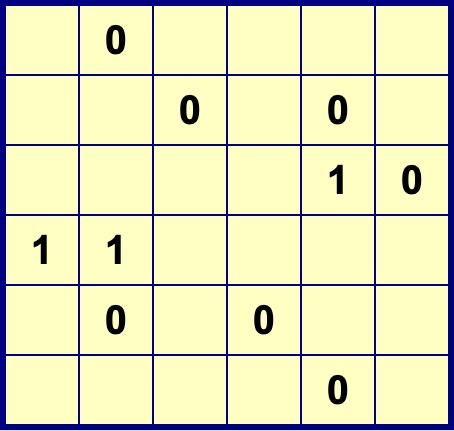
#> input picture temp/Images/Binairo_6x6.png, 454 x 431 px, found by its file name
$ python simuler_chaine_labview.py ../../Images/Binairo_4x4_Bad.png ../../Images/Binairo_6x6.png ../../Images/Binairo_6x6_rect.v2.png
#> lines starting #> are read from the running program, lines starting #| are printed output that depends on the picture; after the words box and inside, x2 and y2 are one past the last pixel; in counts of white or black regions, pixels touching at a corner belong together
# Independent emulation of the LabVIEW recipe (annexe G) + real C OCR, on the course PNGs.
import sys, os, struct, subprocess
import numpy as np
from PIL import Image
imgdir, ocr, work = sys.argv[1], sys.argv[2], sys.argv[3]
def intervals(bits):
    b=[False]+list(bits)+[False]; deb=[];fin=[]
    for i in range(len(bits)+1):
        if (not b[i]) and b[i+1]: deb.append(i)
        if b[i] and (not b[i+1]): fin.append(i)
    return deb,fin
def extent(bits):
    idx=np.flatnonzero(bits)
    return (int(idx[0]), int(idx[-1])+1) if len(idx) else None
def run(name, thr, mode='inside', th=(88,90,90)):
#> called with name = 'Binairo_6x6.png', thr = 120, mode = 'inside', th = (88, 90, 90)
    im=Image.open(os.path.join(imgdir,name)).convert('RGBA')
    bg=Image.new('RGBA',im.size,(255,255,255,255)); im=Image.alpha_composite(bg,im).convert('RGB')
#> after `bg = Image.new('RGBA', im.size, (255, 255, 255, 255))`: bg: PIL image 454x431 RGBA; every value is 255
#> in run, im is the input picture: PIL image 454x431 RGB; mean R, G, B 226, 226, 185.7
    a=np.asarray(im).astype(int); lum={"mean":a.sum(axis=2)/3,"rec601":a@np.array([0.299,0.587,0.114]),"green":a[...,1]}[KIND]
#> after `lum = {'mean': a.sum(axis=2) / 3, 'rec601': a @ np.array([0.299, 0.587`:
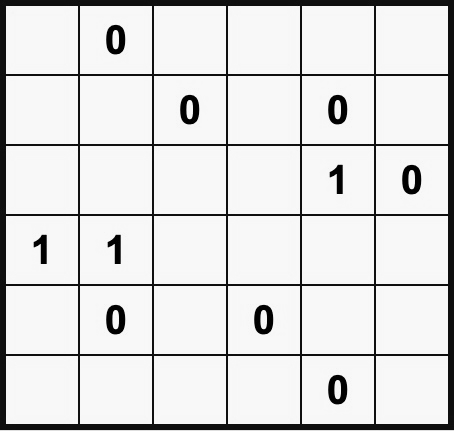
#> lum: shape (431, 454) float64; min 0, max 252, mean 221.4
    bmp=lum<thr   # True = black
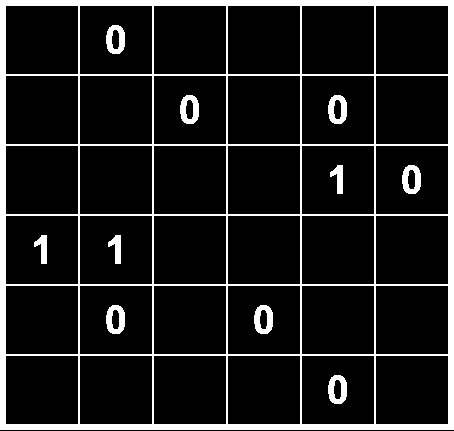
#> bmp: shape (431, 454) bool; 11.3% white; 11 white regions, largest, box (x1, y1, x2, y2) and area: (0, 0, 454, 430) 18964, (254, 305, 273, 334) 355, (106, 25, 125, 54) 354
    H,W=bmp.shape
#> H = 431; W = 454
    ey=extent(bmp.any(axis=1)); ex=extent(bmp.any(axis=0))
#> in extent, `idx=np.flatnonzero(bits)`: idx = 430 values from 0 to 429
#> after `ey = extent(bmp.any(axis=1))`: ey = (0, 430)
#> after `ex = extent(bmp.any(axis=0))`: ex = (0, 454)
    row=ey[0]+10; col=ex[0]+10
#> after `row = ey[0] + 10`: row = 10
#> after `col = ex[0] + 10`: col = 10
    dX,fX=intervals(bmp[row,:]); dY,fY=intervals(bmp[:,col])
#> in intervals, `b = [False] + list(bits) + [False]`: b = 456 items, first 6: False, True, True, True, True, True
#> after the loop in intervals, `for i in range(len(bits)+1):`: deb = [0, 78, 152, 226, 300, 374, 448]; fin = [6, 80, 154, 228, 302, 376, 454]
#> after `dX, fX = intervals(bmp[row, :])`: dX = [0, 78, 152, 226, 300, 374, 448]; fX = [6, 80, 154, 228, 302, 376, 454]
#> after `dY, fY = intervals(bmp[:, col])`: dY = [0, 74, 144, 214, 284, 354, 424]; fY = [6, 76, 146, 216, 286, 356, 430]
    ncol=(len(dX)+len(fX))//2-1; nrow=(len(dY)+len(fY))//2-1
#> after `ncol = (len(dX) + len(fX)) // 2 - 1`: ncol = 6
#> after `nrow = (len(dY) + len(fY)) // 2 - 1`: nrow = 6
    info=dict(size=(W,H),nrow=nrow,ncol=ncol,dX=dX,fX=fX,dY=dY,fY=fY)
#> info = {'size': (454, 431), 'nrow': 6, 'ncol': 6, 'dX': [0, 78, 152, 226, 300, 374, 448], 'fX': [6, 80, 154, 228, 302, 376, 454], 'dY': [0, 74, 144, 214, 284, 354, 424], 'fY': [6, 76, 146, 216, 286, 356, 430]}
    if nrow!=ncol or ncol<2 or ncol%2: return info,None,'GEOM 6103'
    M=[];dims=set();pcts=[]
    for r in range(nrow):
        line=[]
        for c in range(ncol):
            if mode=='inside': l,rr,t,b=fX[c],dX[c+1],fY[r],dY[r+1]
#> l = 6; rr = 78; t = 6; b = 74
            else: l,rr,t,b=dX[c],fX[c+1],dY[r],fY[r+1]
            cell=bmp[t:b,l:rr]; h,w=cell.shape; dims.add((h,w))
#> after `cell = bmp[t:b, l:rr]`: cell: shape (68, 72) bool; every value is 0
#> after `h, w = cell.shape`: h = 68; w = 72
            p=os.path.join(work,'Cell.bin')
            with open(p,'wb') as f: f.write(struct.pack('<II',h,w)); f.write(cell.astype(np.uint8).tobytes())
            cv=os.path.join(work,'CellValue.txt')
            if os.path.exists(cv): os.remove(cv)
#> (the run stopped early here; a loop or call above may not have finished)

$ run again, with tests/fixtures/labview/AI_gap257_invalid.png copied over temp/Images/Binairo_6x6.png
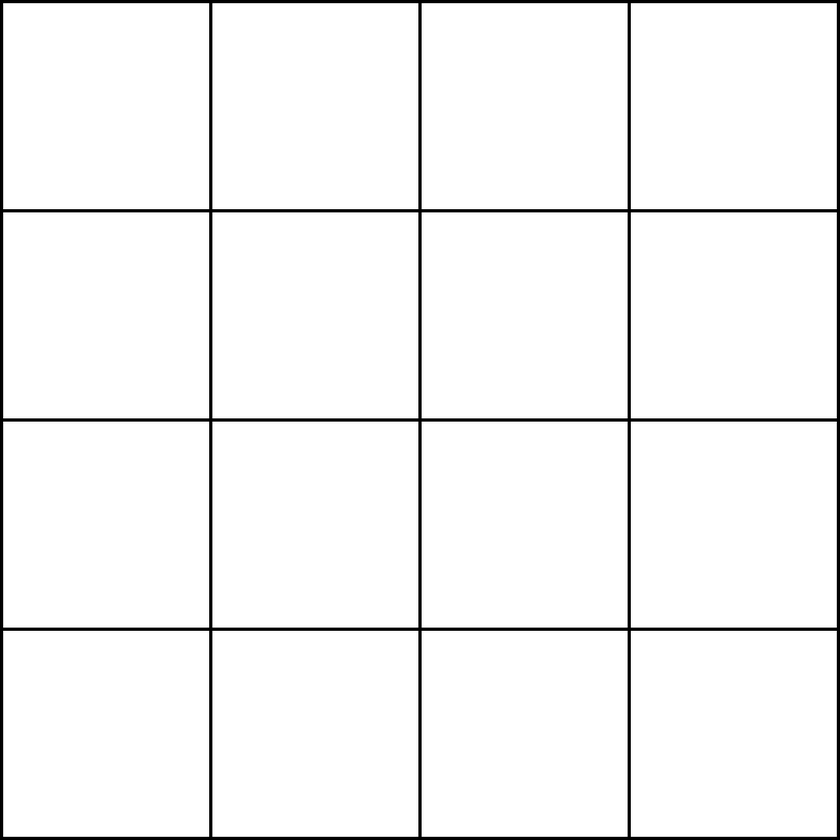
#> input picture tests/fixtures/labview/AI_gap257_invalid.png, 840 x 840 px, shrunk from 1048 x 1048 before the run, found by its file name
#> in run, im is the input picture: PIL image 840x840 RGBA; mean R, G, B, A 245.3, 245.3, 245.3, 255
#> bg: PIL image 840x840 RGBA; every value is 255
#> im: PIL image 840x840 RGB
#> in run, `a = np.asarray(im).astype(int)`:
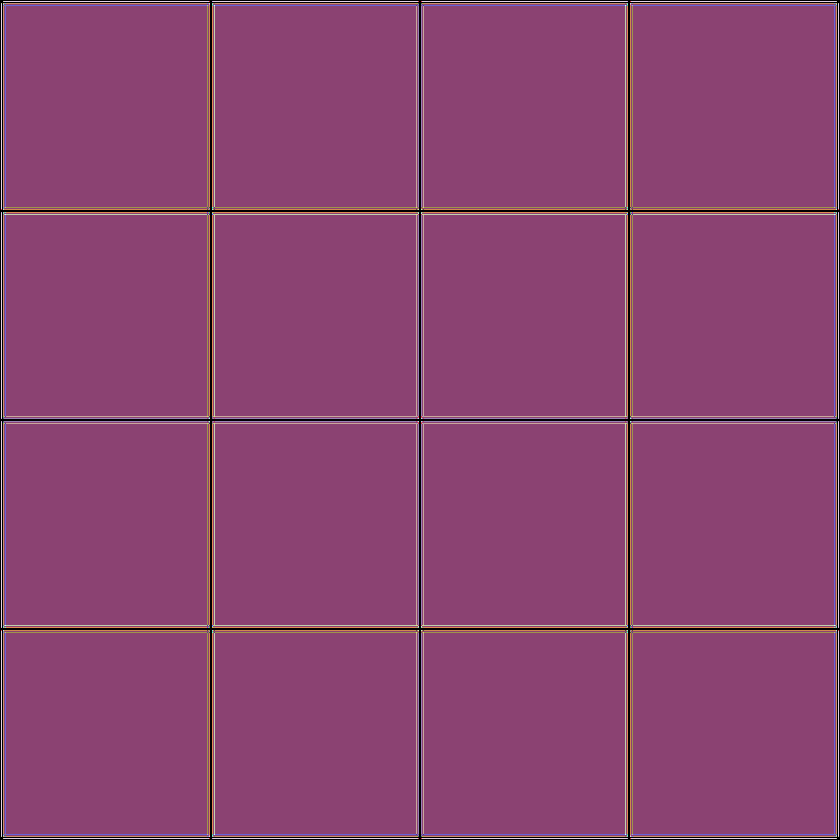
#> a: shape (840, 840, 3) int64; 59 distinct labels, from 0 to 255; one colour per label, 0 black
#> in run, `bmp=lum<thr`:
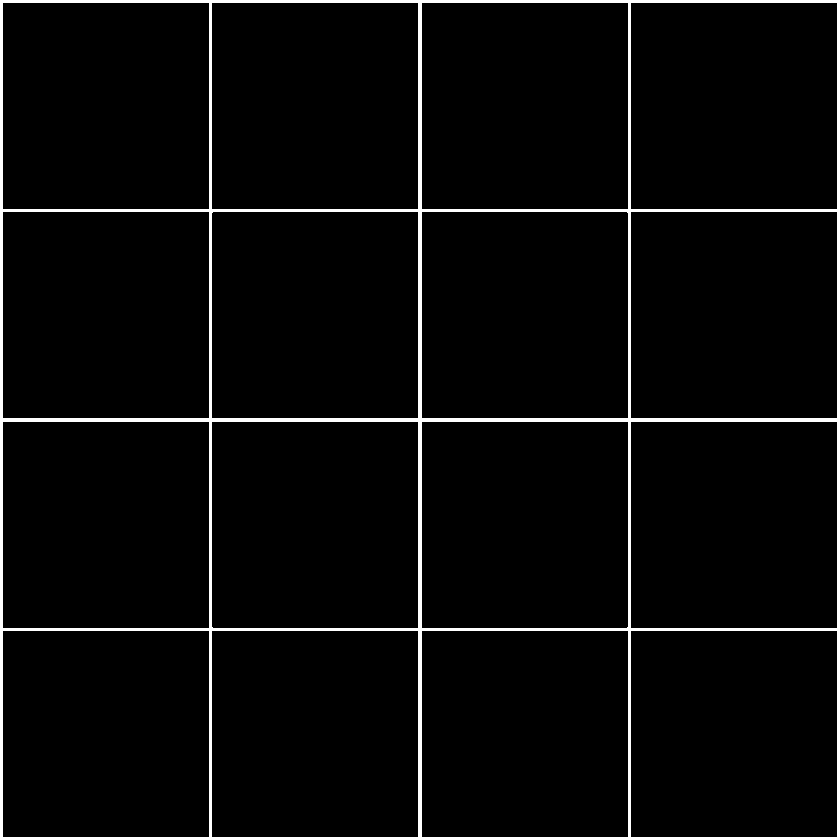
#> bmp: shape (840, 840) bool; 3.8% white; 1 white region, box (x1, y1, x2, y2) and area: (0, 0, 840, 840) 26628
#> idx = 840 values from 0 to 839
#> ey = (0, 840)
#> row = 10
#> in intervals, `b = [False] + list(bits) + [False]`: b = 842 items, first 6: False, True, True, True, False, False
#> after the loop in intervals, `for i in range(len(bits)+1):`: deb = [0, 209, 418, 628, 837]; fin = [3, 212, 422, 631, 840]
#> dX = [0, 209, 418, 628, 837]; fX = [3, 212, 422, 631, 840]
#> dY = [0, 209, 418, 628, 837]; fY = [3, 212, 422, 631, 840]
#> ncol = 4
#> info = {'size': (840, 840), 'nrow': 4, 'ncol': 4, 'dX': [0, 209, 418, 628, 837], 'fX': [3, 212, 422, 631, 840], 'dY': [0, 209, 418, 628, 837], 'fY': [3, 212, 422, 631, 840]}
#> in run, `if mode=='inside': l,rr,t,b=fX[c],dX[c+1],fY[r],dY[r+1]`: l = 3; rr = 209; t = 3; b = 209
#> cell: shape (206, 206) bool; every value is 0
